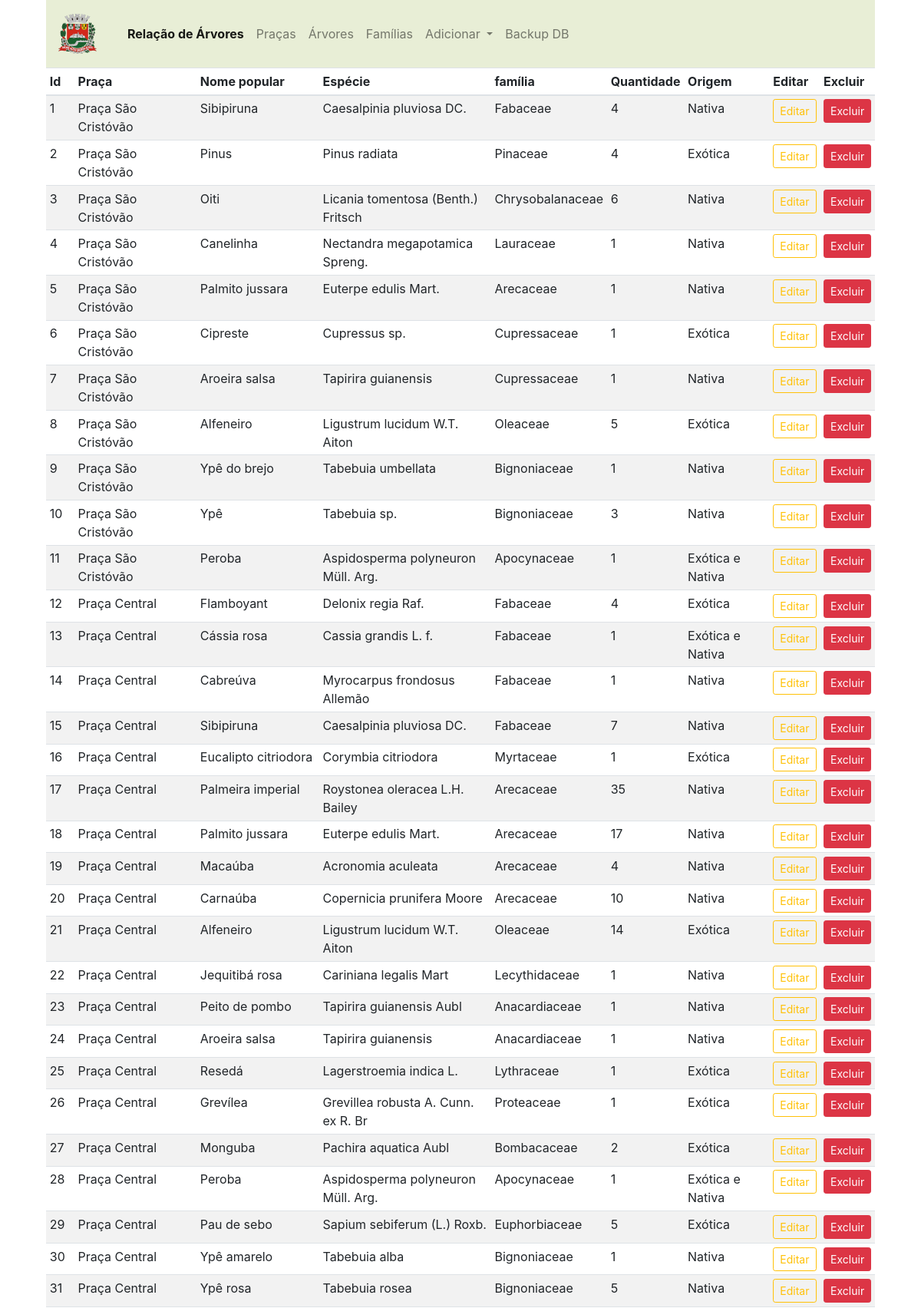
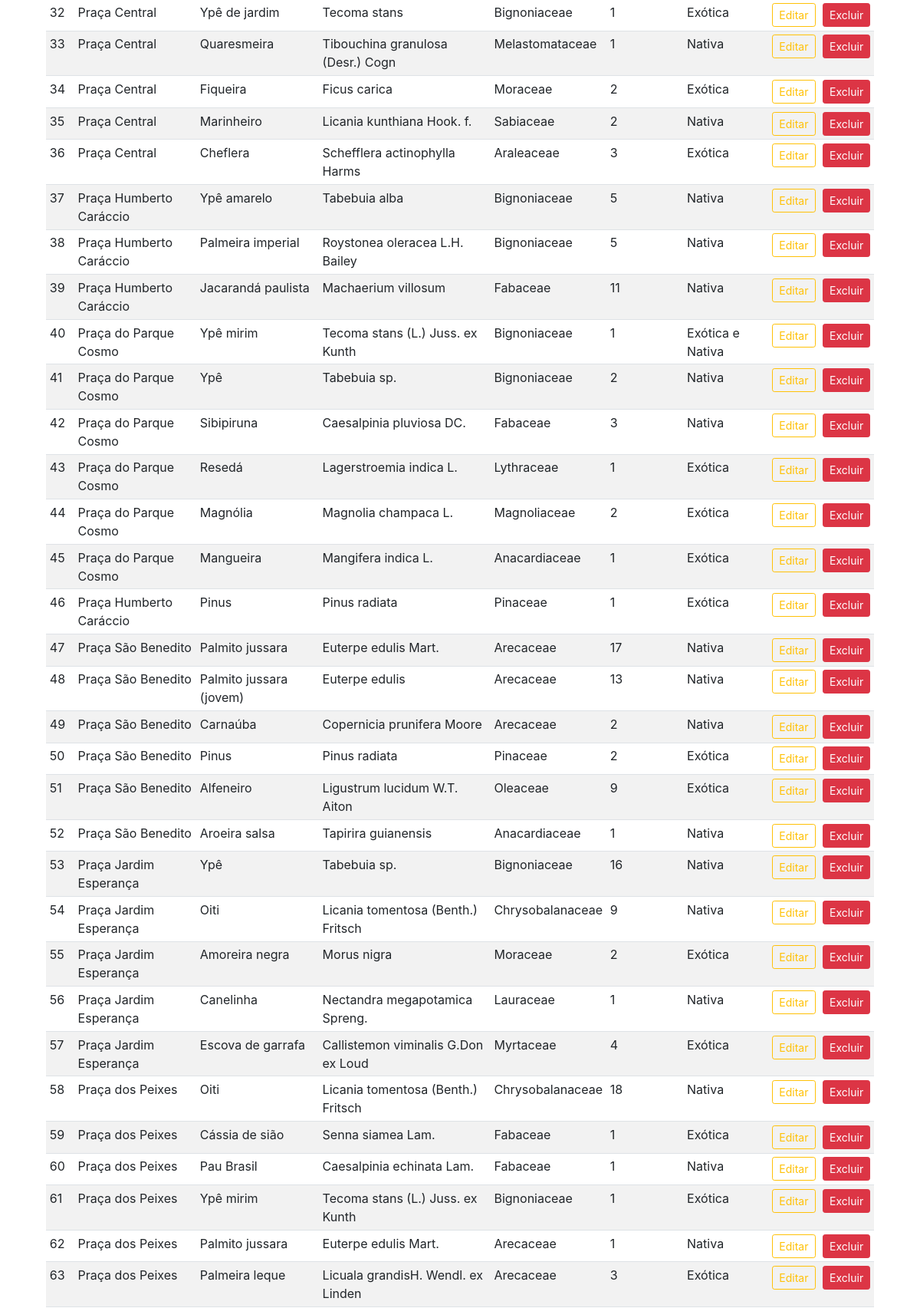
The page /admin (signed in, upper part) on the database its author committed (2 pictures, top to bottom).
### app_arbo/trees/models.py (models this page shows, shortened)
class Addarvore(db.Model):
    id = db.Column(db.Integer, primary_key=True)
    qtd = db.Column(db.Integer, nullable=False)
    origem = db.Column(db.String(80), nullable=False)
    praca_id = db.Column(db.Integer, db.ForeignKey('praca.id'),nullable=False)
    praca = db.relationship('Praca', backref=db.backref('pracas', lazy=True))
    arvore_id = db.Column(db.Integer, db.ForeignKey('arvore.id'),nullable=False)
    arvore = db.relationship('Arvore', backref=db.backref('arvores', lazy=True))
    familia_id = db.Column(db.Integer, db.ForeignKey('familia.id'),nullable=False)
    familia = db.relationship('Familia', backref=db.backref('familias', lazy=True))

class Praca(db.Model):
    id=db.Column(db.Integer,primary_key=True)
    name=db.Column(db.String(30),nullable=False,unique=True)
    end=db.Column(db.String(100),nullable=False,unique=False)
    desc=db.Column(db.String(500),nullable=False,unique=False)
    image_1=db.Column(db.String(30),nullable=False,unique=True)
    image_2=db.Column(db.String(30),nullable=False,unique=True)
    image_3=db.Column(db.String(30),nullable=False,unique=True)

class Arvore (db.Model):
    id=db.Column(db.Integer,primary_key=True)
    name=db.Column(db.String(30),nullable=False,unique=True)
    especie=db.Column(db.String(100),nullable=False,unique=True)

class Familia(db.Model):
    id=db.Column(db.Integer,primary_key=True)
    name=db.Column(db.String(30),nullable=False,unique=True)

### app_arbo/admin/rotas.py (the view)
@app.route('/admin')
def admin():
    if 'email' not in session:
        flash(f'Favor faça seu login no sistema.', 'success')
        return redirect(url_for('login'))
    arvores = Addarvore.query.all()
    return render_template('admin/index.html', title='Página Administrativa', arvores=arvores)

### app_arbo/templates/admin/index.html (shortened to what this page needs)
{% extends 'layouts.html' %}
{% block content %}
<div class="container">
  <div class="col-sm">
<nav class="navbar navbar-expand-lg navbar-light" style="background-color: #e8eed6">
<a class="navbar-brand" href="/"><img class="navbar-brand" src="{{url_for('static', filename='images/brasao.png')}}"></a>
        <div class="collapse navbar-collapse" id="navbarSupportedContent">
          <ul class="navbar-nav mr-auto">
            <li class="nav-item active">
              <a class="nav-link" href="/admin"><strong>Relação de Árvores</strong><span class="sr-only">(current)</span></a>
            </li>
            <li class="nav-item">
              <a class="nav-link" href="/pracas">Praças</a>
            </li>
            <li class="nav-item">
              <a class="nav-link" href="/arvores">Árvores</a>
            </li>
            <li class="nav-item">
              <a class="nav-link" href="/familias">Famílias</a>
            <li class="nav-item dropdown">
              <a class="nav-link dropdown-toggle" href="#" id="navbarDropdown" role="button" data-toggle="dropdown" aria-haspopup="true" aria-expanded="false">
                Adicionar
              </a>
              <li class="nav-item">
                <a class="nav-link" href="{{url_for('static', filename='database2.db')}}" download="database2.db">Backup DB</a>
              </li>
          </ul>
        </div>
      </nav>
    <table class="table table-sm table-striped">
        <thead>
            <th>Id</th>
            <th>Praça</th>
            <th>Nome popular</th>
            <th>Espécie</th>
            <th>família</th>
            <th>Quantidade</th>
            <th>Origem</th>
            <th></th>
            <th>Editar</th>
            <th>Excluir</th>
        </thead>
        <tbody>
            {% for arvore in arvores %}
            <tr>
                <td>{{loop.index}}</td>
                <td>{{arvore.praca.name}}</td>
                <td>{{arvore.arvore.name}}</td>
                <td>{{arvore.arvore.especie}}</td>
                <td>{{arvore.familia.name}}</td>
                <td>{{arvore.qtd}}</td>
                <td>{{arvore.origem}}</td>
                <td></td>
                <td><a href="{{url_for('updateaddarvore', id=arvore.id)}}" class="btn btn-sm btn-outline-warning">Editar</a></td>
                <td>
                  <button type="button" class="btn btn-danger btn-sm" data-toggle="modal" data-target="#exampleModal-{{arvore.id}}">
                    Excluir
                  </button>
                  </td>
              </tr>
            {% endfor %}
        </tbody>
    </table>
</div>
{% endblock content %}

### rows shown on the page
Addarvore: praca.name "Praça São Cristóvão", arvore.name "Sibipiruna", arvore.especie "Caesalpinia pluviosa DC.", familia.name "Fabaceae", qtd "4", origem "Nativa"
Addarvore: praca.name "Praça São Cristóvão", arvore.name "Pinus", arvore.especie "Pinus radiata", familia.name "Pinaceae", qtd "4", origem "Exótica"
Addarvore: praca.name "Praça São Cristóvão", arvore.name "Oiti", arvore.especie "Licania tomentosa (Benth.) Fritsch", familia.name "Chrysobalanaceae", qtd "6", origem "Nativa"
Addarvore: praca.name "Praça São Cristóvão", arvore.name "Canelinha", arvore.especie "Nectandra megapotamica Spreng.", familia.name "Lauraceae", qtd "1", origem "Nativa"
Addarvore: praca.name "Praça São Cristóvão", arvore.name "Palmito jussara", arvore.especie "Euterpe edulis Mart.", familia.name "Arecaceae", qtd "1", origem "Nativa"
Addarvore: praca.name "Praça São Cristóvão", arvore.name "Cipreste", arvore.especie "Cupressus sp.", familia.name "Cupressaceae", qtd "1", origem "Exótica"
Addarvore: praca.name "Praça São Cristóvão", arvore.name "Aroeira salsa", arvore.especie "Tapirira guianensis", familia.name "Cupressaceae", qtd "1", origem "Nativa"
Addarvore: praca.name "Praça São Cristóvão", arvore.name "Alfeneiro", arvore.especie "Ligustrum lucidum W.T. Aiton", familia.name "Oleaceae", qtd "5", origem "Exótica"
Addarvore: praca.name "Praça São Cristóvão", arvore.name "Ypê do brejo", arvore.especie "Tabebuia umbellata", familia.name "Bignoniaceae", qtd "1", origem "Nativa"
Addarvore: praca.name "Praça São Cristóvão", arvore.name "Ypê", arvore.especie "Tabebuia sp.", familia.name "Bignoniaceae", qtd "3", origem "Nativa"
Addarvore: praca.name "Praça São Cristóvão", arvore.name "Peroba", arvore.especie "Aspidosperma polyneuron Müll. Arg.", familia.name "Apocynaceae", qtd "1", origem "Exótica e Nativa"
Addarvore: praca.name "Praça Central", arvore.name "Flamboyant", arvore.especie "Delonix regia Raf.", familia.name "Fabaceae", qtd "4", origem "Exótica"
Addarvore: praca.name "Praça Central", arvore.name "Cássia rosa", arvore.especie "Cassia grandis L. f.", familia.name "Fabaceae", qtd "1", origem "Exótica e Nativa"
Addarvore: praca.name "Praça Central", arvore.name "Cabreúva", arvore.especie "Myrocarpus frondosus Allemão", familia.name "Fabaceae", qtd "1", origem "Nativa"
Addarvore: praca.name "Praça Central", arvore.name "Sibipiruna", arvore.especie "Caesalpinia pluviosa DC.", familia.name "Fabaceae", qtd "7", origem "Nativa"
Addarvore: praca.name "Praça Central", arvore.name "Eucalipto citriodora", arvore.especie "Corymbia citriodora", familia.name "Myrtaceae", qtd "1", origem "Exótica"
Addarvore: praca.name "Praça Central", arvore.name "Palmeira imperial", arvore.especie "Roystonea oleracea L.H. Bailey", familia.name "Arecaceae", qtd "35", origem "Nativa"
Addarvore: praca.name "Praça Central", arvore.name "Palmito jussara", arvore.especie "Euterpe edulis Mart.", familia.name "Arecaceae", qtd "17", origem "Nativa"
Addarvore: praca.name "Praça Central", arvore.name "Macaúba", arvore.especie "Acronomia aculeata", familia.name "Arecaceae", qtd "4", origem "Nativa"
Addarvore: praca.name "Praça Central", arvore.name "Carnaúba", arvore.especie "Copernicia prunifera Moore", familia.name "Arecaceae", qtd "10", origem "Nativa"
Addarvore: praca.name "Praça Central", arvore.name "Alfeneiro", arvore.especie "Ligustrum lucidum W.T. Aiton", familia.name "Oleaceae", qtd "14", origem "Exótica"
Addarvore: praca.name "Praça Central", arvore.name "Jequitibá rosa", arvore.especie "Cariniana legalis Mart", familia.name "Lecythidaceae", qtd "1", origem "Nativa"
Addarvore: praca.name "Praça Central", arvore.name "Peito de pombo", arvore.especie "Tapirira guianensis Aubl", familia.name "Anacardiaceae", qtd "1", origem "Nativa"
Addarvore: praca.name "Praça Central", arvore.name "Aroeira salsa", arvore.especie "Tapirira guianensis", familia.name "Anacardiaceae", qtd "1", origem "Nativa"
Addarvore: praca.name "Praça Central", arvore.name "Resedá", arvore.especie "Lagerstroemia indica L.", familia.name "Lythraceae", qtd "1", origem "Exótica"
Addarvore: praca.name "Praça Central", arvore.name "Grevílea"
